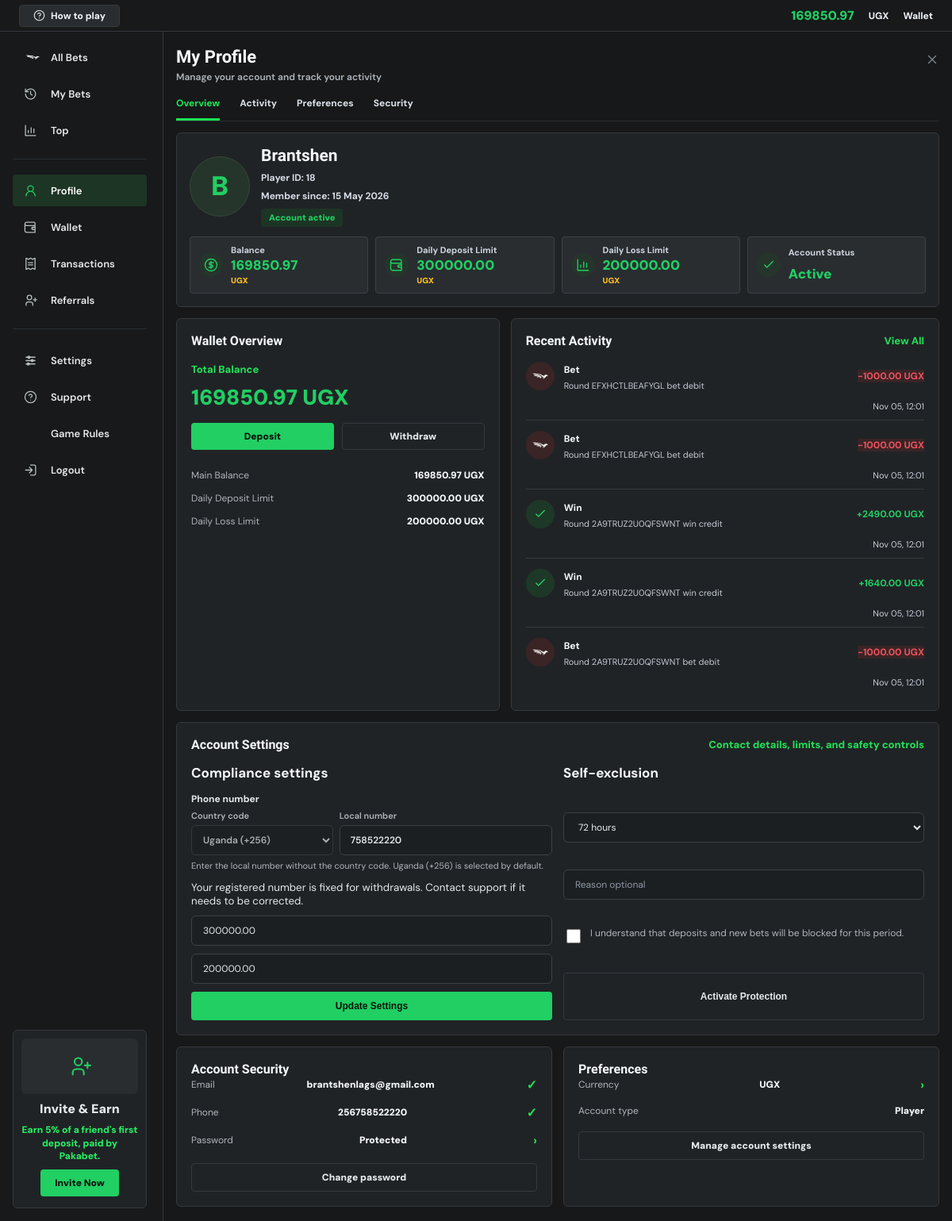
The page /profile/ (signed in) on the database as committed earlier.
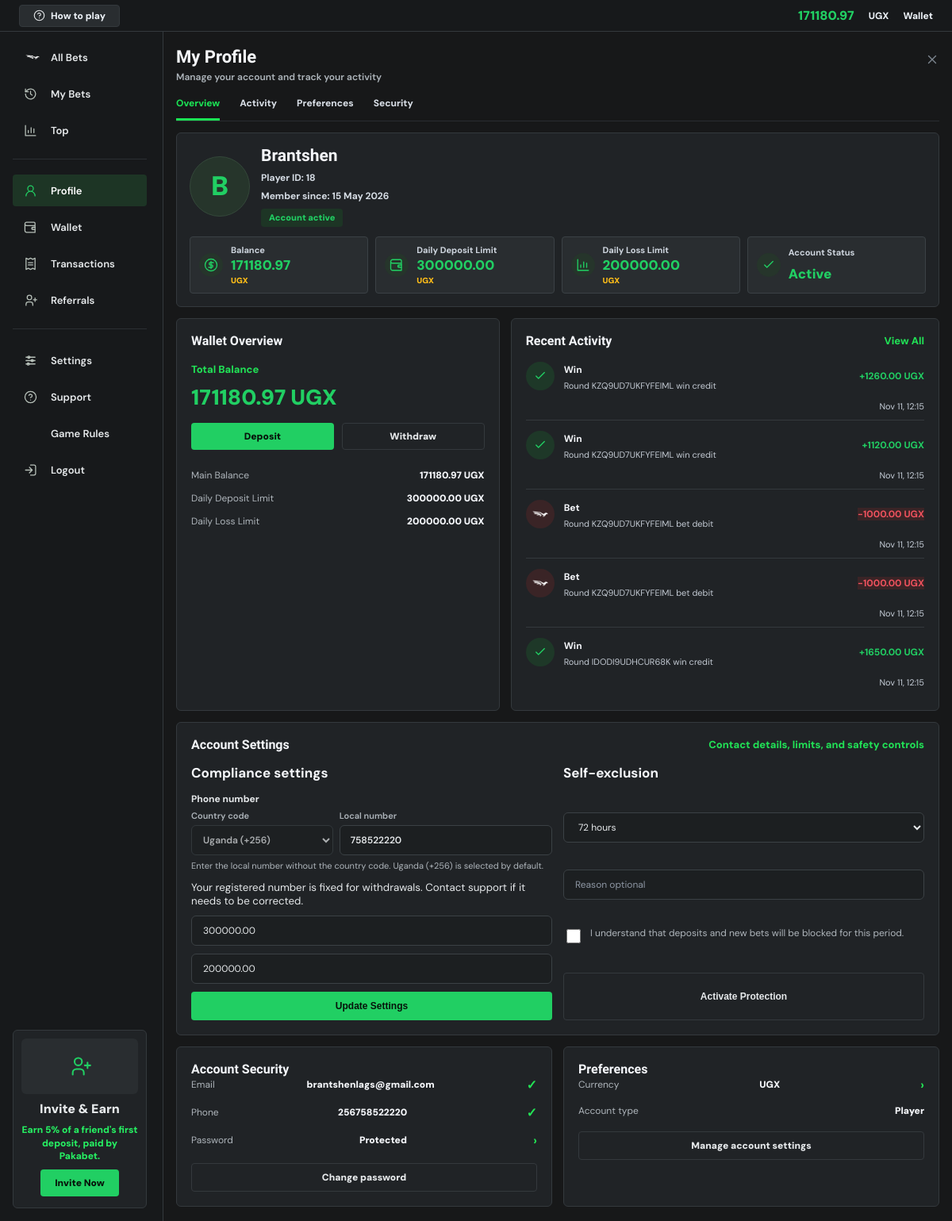
The same page on the database as committed later.
### core/models.py (models this page shows, shortened)
class Profile(models.Model):
    user = models.OneToOneField(User, on_delete=models.CASCADE)
    referral_code = models.UUIDField(default=uuid.uuid4, unique=True, editable=False)
    client_seed = models.CharField(max_length=128, default=generate_client_seed)
    balance = models.DecimalField(max_digits=12, decimal_places=2, default=0)
    currency = models.CharField(max_length=3, default='UGX')
    phone_number = models.CharField(max_length=20, blank=True)
    daily_deposit_limit = models.DecimalField(
        max_digits=12,
        decimal_places=2,
        default=300000,
        validators=[MinValueValidator(Decimal('500.00')), MaxValueValidator(Decimal('10000000.00'))],
    )
    daily_loss_limit = models.DecimalField(max_digits=12, decimal_places=2, default=200000)
    ACCOUNT_STATUS_CHOICES = [
        ('active', 'Active'),
        ('locked', 'Locked'),
        ('banned', 'Banned'),
        ('anonymized', 'Anonymized'),
    ]
    account_status = models.CharField(max_length=12, choices=ACCOUNT_STATUS_CHOICES, default='active')
    account_note = models.CharField(max_length=255, blank=True)
    created_at = models.DateTimeField(auto_now_add=True)

class Transaction(models.Model):
    TRANSACTION_TYPES = [
        ('deposit', 'Deposit'),
        ('withdraw', 'Withdraw'),
        ('bet', 'Bet Debit'),
        ('win', 'Win Credit'),
        ('refund', 'Refund'),
        ('bonus', 'Bonus'),
    ]
    STATUS_CHOICES = [
        ('completed', 'Completed'),
        ('pending', 'Pending'),
        ('failed', 'Failed'),
    ]
    user = models.ForeignKey(User, on_delete=models.CASCADE, related_name='transactions')
    transaction_type = models.CharField(max_length=20, choices=TRANSACTION_TYPES)
    amount = models.DecimalField(max_digits=12, decimal_places=2)
    status = models.CharField(max_length=10, choices=STATUS_CHOICES, default='completed')
    reference = models.CharField(max_length=80, blank=True, db_index=True)
    description = models.CharField(max_length=255, blank=True)
    created_at = models.DateTimeField(auto_now_add=True)
    class Meta:
        ordering = ['-created_at']

### core/views.py (the view)
# urls.py: path('profile/', views.profile_view, name='profile'),
@login_required
def profile_view(request):
    profile = get_object_or_404(Profile, user=request.user)
    exclusion_form = SelfExclusionForm()
    if request.method == 'POST':
        action = request.POST.get('action')
        if action == 'compliance':
            form = ProfileComplianceForm(request.POST, initial={
                'phone_number': profile.phone_number,
                'daily_deposit_limit': profile.daily_deposit_limit,
                'daily_loss_limit': profile.daily_loss_limit,
            })
            if form.is_valid():
                profile.daily_deposit_limit = form.cleaned_data['daily_deposit_limit']
                profile.daily_loss_limit = form.cleaned_data['daily_loss_limit']
                profile.save(update_fields=['daily_deposit_limit', 'daily_loss_limit'])
                messages.success(request, 'Compliance preferences updated.')
                return redirect('profile')
        elif action == 'self_exclude':
            form = ProfileComplianceForm(initial={
                'phone_number': profile.phone_number,
                'daily_deposit_limit': profile.daily_deposit_limit,
                'daily_loss_limit': profile.daily_loss_limit,
            })
            exclusion_form = SelfExclusionForm(request.POST)
            if not request.POST.get('confirm_exclusion'):
                exclusion_form.add_error(None, 'Confirm that you understand this action before continuing.')
            if exclusion_form.is_valid():
                duration = exclusion_form.cleaned_data['duration']
                permanent = duration == 'permanent'
                ends_at = None if permanent else timezone.now() + timedelta(hours=int(duration))
                exclusion = SelfExclusion.objects.create(
                    user=request.user,
                    ends_at=ends_at,
                    permanent=permanent,
                    reason=exclusion_form.cleaned_data['reason'],
                )
                profile.self_excluded_until = None if permanent else ends_at
                profile.save(update_fields=['self_excluded_until'])
                log_audit(request.user, 'self_exclude', 'Created self-exclusion', request, {'exclusion_id': exclusion.id, 'permanent': permanent})
                messages.warning(request, 'Self-exclusion is now active.')
                return redirect('profile')
        else:
            form = ProfileComplianceForm()
    else:
        form = ProfileComplianceForm(initial={
            'phone_number': profile.phone_number,
            'daily_deposit_limit': profile.daily_deposit_limit,
            'daily_loss_limit': profile.daily_loss_limit,
        })
    exclusions = SelfExclusion.objects.filter(user=request.user)[:5]
    transactions = Transaction.objects.filter(user=request.user).order_by('-created_at')[:5]
    return render(request, 'core/profile.html', {
        'profile': profile,
        'form': form,
        'exclusion_form': exclusion_form,
        'exclusions': exclusions,
        'transactions': transactions,
    })

### core/forms.py
class SelfExclusionForm(forms.Form):
    DURATION_CHOICES = [
        ('72', '72 hours'),
        ('168', '7 days'),
        ('720', '30 days'),
        ('permanent', 'Permanent'),
    ]
    duration = forms.ChoiceField(choices=DURATION_CHOICES, widget=forms.Select(attrs={'class': 'form-control'}))
    reason = forms.CharField(
        max_length=255,
        required=False,
        widget=forms.TextInput(attrs={'placeholder': 'Reason optional', 'class': 'form-control'})
    )

### core/context_processors.py (called while the page is built)
def platform_branding(request):
    settings = PlatformSettings.objects.filter(pk=1).first()
    return {
        'platform_branding': settings,
        'platform_name': settings.site_name if settings else 'Pakabet',
        'platform_tagline': settings.site_tagline if settings else '',
    }

### core/payment_services.py (called while the page is built)
def split_mobile_money_phone(phone_number):
    value = re.sub(r'[\s()-]', '', str(phone_number or ''))
    if value.startswith('+'):
        value = value[1:]
    elif value.startswith('00'):
        value = value[2:]
    for code in sorted(MOBILE_MONEY_COUNTRY_CODES, key=len, reverse=True):
        if value.startswith(code):
            return code, value[len(code):]
    return '256', value

### core/templates/core/profile.html (shortened to what the changed rows need)
{% extends 'core/base.html' %}
{% load static %}
{% block content %}
<section class="account-page account-profile-page">
    <div class="account-workspace">
        {% include 'core/partials/account_topbar.html' %}
        <main class="account-main">
            <section class="account-content">
                <div class="account-title-row">
                    <div>
                        <h1>My Profile</h1>
                    </div>
                </div>
                <section id="overview" class="account-hero-card">
                    <div class="wallet-identity">
                        <div>
                            <h2>{{ request.user.username }}</h2>
                        </div>
                    </div>
                    <div class="account-stat-row">
                        <article><strong><span class="account-stat-amount">{{ profile.balance|floatformat:2 }}</span><em>{{ profile.currency }}</em></strong></article>
                        <article><strong><span class="account-stat-amount">{{ profile.daily_deposit_limit|floatformat:2 }}</span><em>{{ profile.currency }}</em></strong></article>
                        <article><strong><span class="account-stat-amount">{{ profile.daily_loss_limit|floatformat:2 }}</span><em>{{ profile.currency }}</em></strong></article>
                    </div>
                </section>
                <div class="account-grid-2">
                    <section class="account-card wallet-actions-card">
                        <div class="section-heading">
                            <h2>Wallet Overview</h2>
                        </div>
                        <span>Total Balance</span>
                        <strong class="wallet-balance-large">{{ profile.balance|floatformat:2 }} {{ profile.currency }}</strong>
                        <div class="wallet-action-tabs">
                            <a href="{% url 'wallet' %}#deposit-form">Deposit</a>
                            <a href="{% url 'wallet' %}#withdraw-form">Withdraw</a>
                        </div>
                        <dl class="wallet-metrics">
                            <div><dt>Main Balance</dt><dd>{{ profile.balance|floatformat:2 }} {{ profile.currency }}</dd></div>
                            <div><dt>Daily Deposit Limit</dt><dd>{{ profile.daily_deposit_limit|floatformat:2 }} {{ profile.currency }}</dd></div>
                            <div><dt>Daily Loss Limit</dt><dd>{{ profile.daily_loss_limit|floatformat:2 }} {{ profile.currency }}</dd></div>
                        </dl>
                    </section>
                    <section id="activity" class="account-card account-activity-card">
                        <div class="section-heading">
                            <h2>Recent Activity</h2>
                        </div>
                        <ul class="account-activity-list">
                            {% for txn in transactions %}
                                <li><span class="activity-icon {% if txn.transaction_type == 'deposit' or txn.transaction_type == 'win' or txn.transaction_type == 'bonus' or txn.transaction_type == 'refund' %}positive{% else %}negative{% endif %}">{% if txn.transaction_type == 'deposit' %}<svg class="ui-icon" aria-hidden="true"><use href="#icon-wallet"></use></svg>{% elif txn.transaction_type == 'win' or txn.transaction_type == 'bonus' or txn.transaction_type == 'refund' %}<svg class="ui-icon" aria-hidden="true"><use href="#icon-check"></use></svg>{% else %}<img class="activity-logo" src="{% static 'pakabet logo-03.png' %}" alt="" aria-hidden="true">{% endif %}</span><div><strong>{{ txn.transaction_type|title }}</strong><small>{{ txn.description|default:'Main Balance' }}</small></div><b class="{% if txn.transaction_type == 'deposit' or txn.transaction_type == 'win' or txn.transaction_type == 'bonus' or txn.transaction_type == 'refund' %}positive{% else %}negative{% endif %}">{% if txn.transaction_type == 'deposit' or txn.transaction_type == 'win' or txn.transaction_type == 'bonus' or txn.transaction_type == 'refund' %}+{% else %}-{% endif %}{{ txn.amount|floatformat:2 }} {{ profile.currency }}</b><time>{{ txn.created_at|date:'M d, H:i' }}</time></li>
                            {% empty %}
                                <li class="empty-state">No account activity yet.</li>
                            {% endfor %}
                        </ul>
                    </section>
                </div>
                <section id="preferences" class="account-card account-forms-card">
                    <div class="section-heading">
                        <h2>Account Settings</h2>
                    </div>
                </section>
            </section>
            <aside class="account-right-rail">
                <section id="security" class="account-card">
                    <h2>Account Security</h2>
                    <ul class="rail-list">
                        <li><span>Phone</span><strong>{{ profile.phone_number|default:'Not set' }}</strong><b>✓</b></li>
                    </ul>
                </section>
                <section class="account-card">
                    <h2>Preferences</h2>
                    <ul class="rail-list">
                        <li><span>Currency</span><strong>{{ profile.currency }}</strong><b>›</b></li>
                    </ul>
                </section>
            </aside>
        </main>
    </div>
</section>
{% endblock %}

### core/templates/core/partials/account_topbar.html (shortened to what this page needs)
<header class="account-topbar">
    <a class="help-chip" href="{% url 'how_to_play' %}"><svg class="ui-icon" aria-hidden="true"><use href="#icon-help"></use></svg><span>How to play</span></a>
    <div>
        <strong data-account-balance>{{ profile.balance|floatformat:2 }}</strong>
        <span>{{ profile.currency }}</span>
        <a href="{% url 'wallet' %}">Wallet</a>
    </div>
</header>

Rows that differ between the two databases and show on the page:
no longer on this page (row unchanged): Transaction: transaction_type "Bet", description "Round EFXHCTLBEAFYGL bet debit", amount "1000.00", {{ profile.currency }} "UGX", created_at "Nov 05, 12:01"
no longer on this page (row unchanged): Transaction: transaction_type "Bet", description "Round EFXHCTLBEAFYGL bet debit", amount "1000.00", {{ profile.currency }} "UGX", created_at "Nov 05, 12:01"
no longer on this page (row unchanged): Transaction: transaction_type "Win", description "Round 2A9TRUZ2U0QFSWNT win credit", amount "2490.00", {{ profile.currency }} "UGX", created_at "Nov 05, 12:01"
no longer on this page (row unchanged): Transaction: transaction_type "Win", description "Round 2A9TRUZ2U0QFSWNT win credit", amount "1640.00", {{ profile.currency }} "UGX", created_at "Nov 05, 12:01"
no longer on this page (row unchanged): Transaction: transaction_type "Bet", description "Round 2A9TRUZ2U0QFSWNT bet debit", amount "1000.00", {{ profile.currency }} "UGX", created_at "Nov 05, 12:01"
changed Profile "UGX": balance "169850.97" → "171180.97"
added Transaction: transaction_type "Win", description "Round KZQ9UD7UKFYFEIML win credit", amount "1260.00", {{ profile.currency }} "UGX", created_at "Nov 11, 12:15"
added Transaction: transaction_type "Win", description "Round KZQ9UD7UKFYFEIML win credit", amount "1120.00", {{ profile.currency }} "UGX", created_at "Nov 11, 12:15"
added Transaction: transaction_type "Bet", description "Round KZQ9UD7UKFYFEIML bet debit", amount "1000.00", {{ profile.currency }} "UGX", created_at "Nov 11, 12:15"
added Transaction: transaction_type "Bet", description "Round KZQ9UD7UKFYFEIML bet debit", amount "1000.00", {{ profile.currency }} "UGX", created_at "Nov 11, 12:15"
added Transaction: transaction_type "Win", description "Round IDODI9UDHCUR68K win credit", amount "1650.00", {{ profile.currency }} "UGX", created_at "Nov 11, 12:15"
